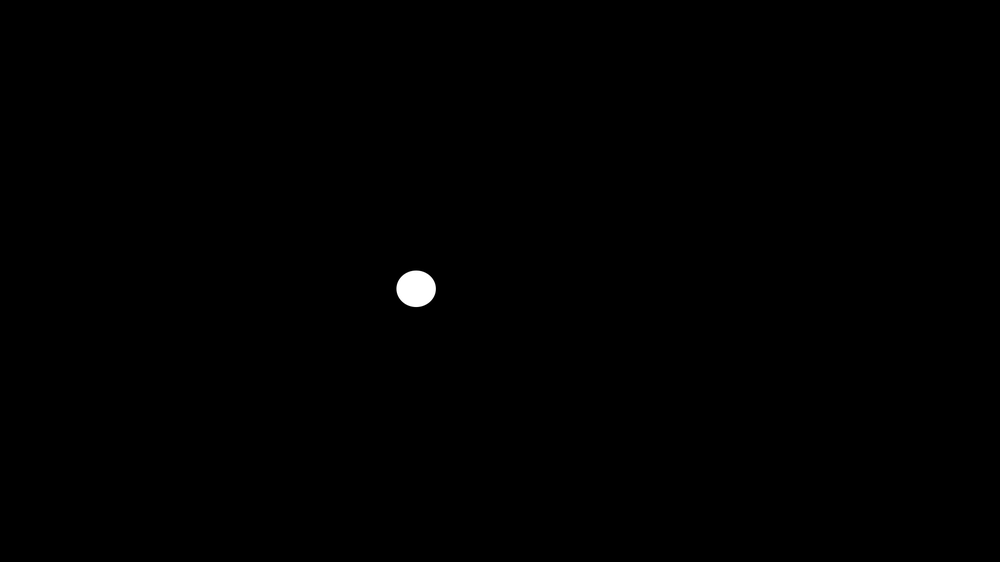
#> input picture demo_analyses/AOI_example/AOIs/im1.jpeg/eye.png, 1000 x 562 px, shrunk from 1920 x 1080 before the run; its folder holds only this picture in this run
$ python map_fixations_to_aois.py
#> lines starting #> are read from the running program, lines starting #| are printed output that depends on the picture; after the words box and inside, x2 and y2 are one past the last pixel; in counts of white or black regions, pixels touching at a corner belong together
#> (reads demo_analyses/AOI_example/allfixations.txt from the repository)
# -*- coding: utf-8 -*-
"""
Created on Mon Sep  5 11:06:43 2022

@author: Marcus

Rewritten to process one trial (stimulus) at a time:
- the AOI images of a trial are read from disk exactly once,
- all fixations of all participants on that trial are then mapped to these
  AOIs in one vectorized lookup,
- only the AOIs of one trial (per worker) are kept in memory.
Optionally, several trials are processed in parallel (N_WORKERS).
"""

import os
import re
import time
from pathlib import Path
from concurrent.futures import ProcessPoolExecutor

import numpy as np
import pandas as pd
from PIL import Image

# File with fixations generated with the I2MC
FIXATION_FILE = 'allfixations.txt'

# Folder with one subfolder per stimulus, containing the AOI images (png)
AOI_FOLDER = 'AOIs'

OUTPUT_FILE = 'fixation_aoi_hits.csv'

# Number of trials processed in parallel. None = use all CPU threads
# (os.cpu_count()). Set to a number to override, e.g. 16; 1 = no parallel
# processing. Memory use is roughly N_WORKERS x (AOIs of one trial).
# Note: when running from Spyder/Jupyter on Windows, parallel processing may
# not work; then set N_WORKERS = 1 or run the script from a terminal
# (python map_fixations_to_aois.py).
N_WORKERS = None

# Which pixels belong to an AOI. None = only pixels with the maximum value of
# the image (pure white), as in the original script. Set to a number from 0 to
# 255 to count every pixel brighter than this value as AOI, e.g. 127 to include
# grey anti-aliased edge pixels. For 16-bit images the value is scaled.
AOI_THRESHOLD = None

# Cumulative plots: for each trial, the percentage of participants who have
# fixated each AOI at least once, as a function of time since trial start
# (based on the 'startT' column of the fixation file). One png per trial.
PLOT_CUMULATIVE = True
CUMULATIVE_FOLDER = 'cumulative_plots'

# File format and resolution of the plots. 'png' uses PLOT_DPI; 'svg' and
# 'pdf' are vector formats that stay sharp at any size.
PLOT_FORMAT = 'png'
PLOT_DPI = 300

# Length of the time axis of the cumulative plots, in seconds.
# None: per trial up to the end of the last fixation of any participant on
#       that trial, so all data are shown.
# A number, e.g. 10: the same axis (0-10 s) for all plots, so plots of
#       different trials can be compared. First fixations after this time are
#       not shown; the lines end at this time.
CUMULATIVE_TIME_S = None

# Where the line of an AOI ends:
# 'edge':          if the AOI has a first fixation after the end of the time
#                  axis, the straight line towards it continues to the edge
#                  of the plot (at the interpolated value); otherwise the line
#                  ends at the last first fixation
# 'last_fixation': the line always ends at the last first fixation within
#                  the time axis
CUMULATIVE_CUT = 'edge'

# Number of fixations on an AOI before a participant counts as "has fixated
# the AOI" in the cumulative plots. 1 (default): at the first fixation on the
# AOI. 2: only at the second fixation on that AOI, etc. Every fixation that
# hits the AOI counts, also consecutive fixations within the AOI.
CUMULATIVE_MIN_FIXATIONS = 1

# Time to first fixation per participant, trial and AOI (used for the plots)
FIRST_FIXATION_FILE = 'aoi_first_fixation.csv'

# The lines are black; the AOIs differ by marker colour (fixed order). With
# more than 8 AOIs in a trial the colours repeat with another marker shape,
# so each AOI stays unique.
AOI_COLORS = ['#2a78d6', '#eb6834', '#1baf7a', '#eda100',
              '#e87ba4', '#008300', '#6250d6', '#e34948']
AOI_MARKERS = ['o', 's', '^', 'D', 'v']


def natural_key(text):
    """Sort key that orders numbers by value: aoi2 before aoi10.

    aoi1, aoi2, aoi10 and aoi01, aoi02, aoi10 are both sorted correctly;
    text is compared case-insensitively.
    """
    parts = re.split(r'(\d+)', text.lower())
    key = tuple((0, int(p), '') if p.isdigit() else (1, 0, p) for p in parts if p)
    return key, text


def find_aoi_files(aoi_folder):
    """Return dict trial_name -> list of AOI image paths in natural order."""
    aoi_files = {}
    for p in aoi_folder.rglob('*'):
        if p.is_file() and p.suffix.lower() == '.png':
            aoi_files.setdefault(p.parent.name, []).append(p)
    for paths in aoi_files.values():
        paths.sort(key=lambda p: natural_key(p.stem))
    return aoi_files


def read_aoi_mask(path, threshold=None):
    """Read a binary AOI image and return a boolean mask (True = inside AOI)."""
    with Image.open(path) as img:
#> img is the input picture: PIL image 1000x562 L; min 0, max 255, mean 0.5
        if img.mode == 'P':
            img = img.convert('RGBA')
        im = np.asarray(img)

    # If an RGB image, use only R-band.
    if im.ndim > 2:
        im = im[:, :, 0]

    if im.max() == im.min():
        print(f'Warning: {path} contains only one colour, AOI ignored')
        return np.zeros(im.shape, dtype=bool)

    if threshold is None:
        return im == im.max()

    # Express the threshold on the 0-255 scale of an 8-bit image
    if im.dtype == bool:
        return im.copy()
    if np.issubdtype(im.dtype, np.integer):
        scale = np.iinfo(im.dtype).max / 255
    else:
        scale = 1 / 255
    return im > threshold * scale


def map_trial(aoi_paths, x, y, threshold=None):
    """Map all fixations of one trial to its AOIs.

    Returns (hit_fixations, hit_aois, n_outside): for each hit the index of the
    fixation (into x/y) and the AOI name, plus the number of fixations outside
    the image.
    """
    # Same pixel convention as before: pixel (row, col) = (int(y), int(x))
    col = np.floor(np.asarray(x, dtype=float))
    row = np.floor(np.asarray(y, dtype=float))

    hit_fixations = []
    hit_aois = []
    outside = np.ones(len(col), dtype=bool)
    for path in aoi_paths:
        mask = read_aoi_mask(path, threshold)
        height, width = mask.shape

        # NaN coordinates compare as False, so they count as outside
        inside = (col >= 0) & (col < width) & (row >= 0) & (row < height)
        outside &= ~inside

        idx = np.flatnonzero(inside)
        hits = idx[mask[row[idx].astype(np.intp), col[idx].astype(np.intp)]]
#> hits = empty array

        hit_fixations.append(hits)
        hit_aois.extend([path.stem] * len(hits))

    return np.concatenate(hit_fixations), hit_aois, int(outside.sum())


def first_fixations(out, df, n=1):
    """Return the first fixation of each participant on each AOI of a trial.

    out: the AOI hits (output of the mapping, one row per hit, index = row in df)
    df:  the fixations, with the column 'startT' (ms since trial start)
    n:   if larger than 1, also add the number and start time of the n-th
         fixation on the AOI (NaN if the participant fixated the AOI less
         than n times)
    """
    hits = out[out['AOI_name'] != 'WS'].copy()
    hits['startT'] = df.loc[hits.index, 'startT'].to_numpy()
    hits = hits.sort_values('startT', kind='stable')
    keys = ['participant', 'trial', 'AOI_name']
    rank = hits.groupby(keys, sort=False).cumcount() + 1

    first = hits[rank == 1].rename(columns={
        'startT': 'time_to_first_fixation',
        'fixation_number': 'first_fixation_number'})
    first = first[keys + ['first_fixation_number', 'time_to_first_fixation']]
    if n > 1:
        nth = hits[rank == n].rename(columns={
            'startT': f'time_to_fixation_{n}',
            'fixation_number': f'fixation_{n}_number'})
        nth = nth[keys + [f'fixation_{n}_number', f'time_to_fixation_{n}']]
        first = first.merge(nth, on=keys, how='left')
        first[f'fixation_{n}_number'] = first[f'fixation_{n}_number'].astype('Int64')

    first = first.sort_values('time_to_first_fixation', kind='stable')
    order = first['AOI_name'].map(natural_key)
    first = first.iloc[sorted(range(len(first)),
                              key=lambda i: (first['trial'].iat[i], order.iat[i]))]
    return first.reset_index(drop=True)


def plot_cumulative(trial, aoi_names, first_times, n_participants, t_end, out_path,
                    cut='edge', min_fixations=1):
    """Plot the percentage of participants that has fixated each AOI over time.

    trial:          trial (stimulus) name, used as title
    aoi_names:      all AOIs of this trial (AOIs never fixated stay at 0 %)
    first_times:    dict AOI name -> times (ms) of the first fixation (or the
                    min_fixations-th fixation) on that
                    AOI, one value per participant who fixated it
    n_participants: number of participants with fixations on this trial
    t_end:          end of the time axis (ms), e.g. end of the last fixation;
                    first fixations after t_end are not shown
    cut:            'edge' or 'last_fixation', see CUMULATIVE_CUT
    min_fixations:  only used in the labels, see CUMULATIVE_MIN_FIXATIONS
    """
    import matplotlib
    matplotlib.use('Agg')
    import matplotlib.pyplot as plt

    from matplotlib.lines import Line2D

    t_end_s = t_end / 1000
    fig, ax = plt.subplots(figsize=(10, 6))
    handles = []

    for i, aoi in enumerate(aoi_names):
        color = AOI_COLORS[i % len(AOI_COLORS)]
        marker = AOI_MARKERS[(i // len(AOI_COLORS)) % len(AOI_MARKERS)]
        t = np.sort(np.asarray(first_times.get(aoi, []), dtype=float)) / 1000
        pct = 100 * np.arange(1, len(t) + 1) / n_participants
        # Cut the curve at the end of the time axis; the straight line to a
        # first fixation after t_end ends at the interpolated value at t_end
        y_end = np.interp(t_end_s, np.concatenate([[0], t]),
                          np.concatenate([[0], pct]))
        shown = t <= t_end_s
        later = not shown.all()
        t, pct = t[shown], pct[shown]

        # Start at 0 % at trial start and connect the first fixations of the
        # participants with straight lines (an estimate of the underlying
        # cumulative curve). The line ends at the last first fixation, or with
        # cut='edge' continues to the edge if a later first fixation follows.
        if later and cut == 'edge':
            x = np.concatenate([[0], t, [t_end_s]])
            y = np.concatenate([[0], pct, [y_end]])
        else:
            x = np.concatenate([[0], t])
            y = np.concatenate([[0], pct])
        n_total = len(first_times.get(aoi, []))
        times_text = '' if min_fixations == 1 else f' {min_fixations}x'
        if n_total == 0:
            label = f'{aoi} (not fixated{times_text})'
        elif len(t) == 0:
            label = f'{aoi} (not fixated{times_text} within {t_end_s:g} s)'
        else:
            label = aoi
        ax.plot(x, y, color='black', linewidth=0.8, zorder=2, clip_on=False)
        marker_style = dict(marker=marker, markersize=6, markerfacecolor=color,
                            markeredgecolor='black', markeredgewidth=0.6)
        ax.plot(t, pct, linestyle='none', zorder=3, clip_on=False, **marker_style)
        handles.append(Line2D([], [], color='black', linewidth=0.8,
                              label=label, **marker_style))

    ax.set_xlim(0, t_end_s)
    ax.set_ylim(0, 100)
    ax.set_xlabel('Time since trial start (s)')
    if min_fixations == 1:
        ax.set_ylabel('Participants who fixated the AOI (%)')
        title = f'{trial}: participants who have fixated each AOI'
    else:
        ax.set_ylabel(f'Participants with {min_fixations} or more fixations on the AOI (%)')
        title = f'{trial}: participants with {min_fixations} or more fixations on each AOI'
    ax.set_title(f'{title} (n = {n_participants})',
                 pad=12)
    ax.grid(True, color='#d9d9d9', linewidth=0.6, linestyle=':')
    ax.set_axisbelow(True)
    for side in ('top', 'right'):
        ax.spines[side].set_visible(False)
    ax.legend(handles=handles, title='AOI', loc='center left', bbox_to_anchor=(1.01, 0.5),
              frameon=False)

    fig.tight_layout()
    fig.savefig(out_path, dpi=PLOT_DPI)
    plt.close(fig)
    return out_path


def main():
    start_time = time.perf_counter()

    df_fixations = pd.read_csv(FIXATION_FILE, sep='\t')
    aoi_files = find_aoi_files(Path.cwd() / AOI_FOLDER)

    # Only fixations on trials that have AOIs
    df = df_fixations[df_fixations['trial'].isin(aoi_files)].reset_index(drop=True)
    df['fixation_number'] = df.groupby(['participant', 'trial'], sort=False).cumcount() + 1

    trial_rows = df.groupby('trial', sort=False).indices
    trials = list(trial_rows)
    xpos = df['xpos'].to_numpy()
    ypos = df['ypos'].to_numpy()
    args = ([aoi_files[t] for t in trials],
            [xpos[trial_rows[t]] for t in trials],
            [ypos[trial_rows[t]] for t in trials],
            [AOI_THRESHOLD] * len(trials))

    n_workers = N_WORKERS if N_WORKERS is not None else (os.cpu_count() or 1)
    n_workers = max(1, min(n_workers, len(trials)))
    print(f'Processing {len(trials)} trials with {n_workers} worker(s)')
    if AOI_THRESHOLD is None:
        print('AOI pixels: maximum value only (pure white)')
    else:
        print(f'AOI pixels: value > {AOI_THRESHOLD}')

    if n_workers > 1:
        executor = ProcessPoolExecutor(max_workers=n_workers)
        results = executor.map(map_trial, *args, chunksize=4)
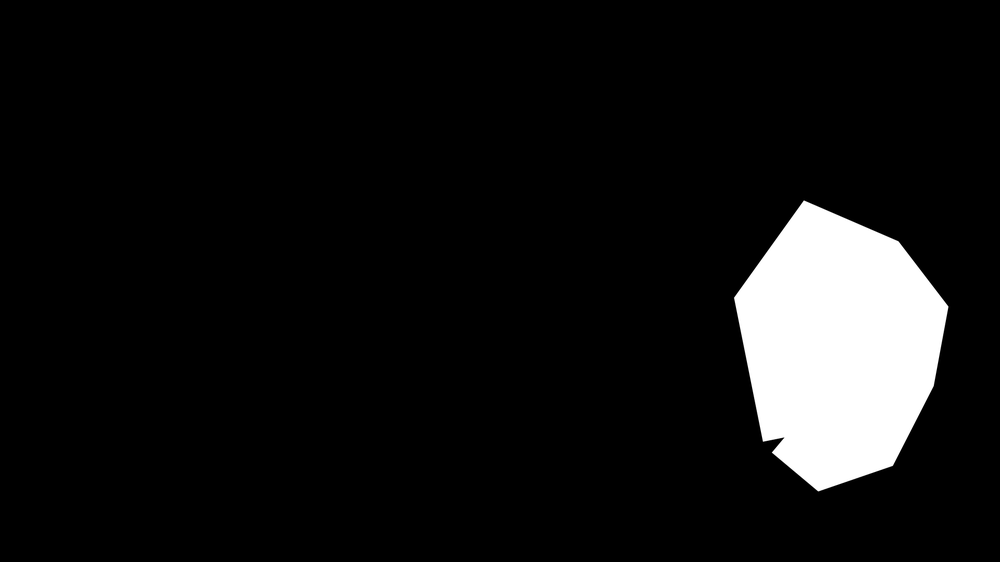
#> input picture demo_analyses/AOI_example/AOIs/im2.jpeg/bush.png, 1000 x 562 px, shrunk from 1920 x 1080 before the run
#> in read_aoi_mask, img is the input picture: PIL image 1000x562 L; min 0, max 255, mean 19.4
#> in read_aoi_mask (call 2), `return im == im.max()`:
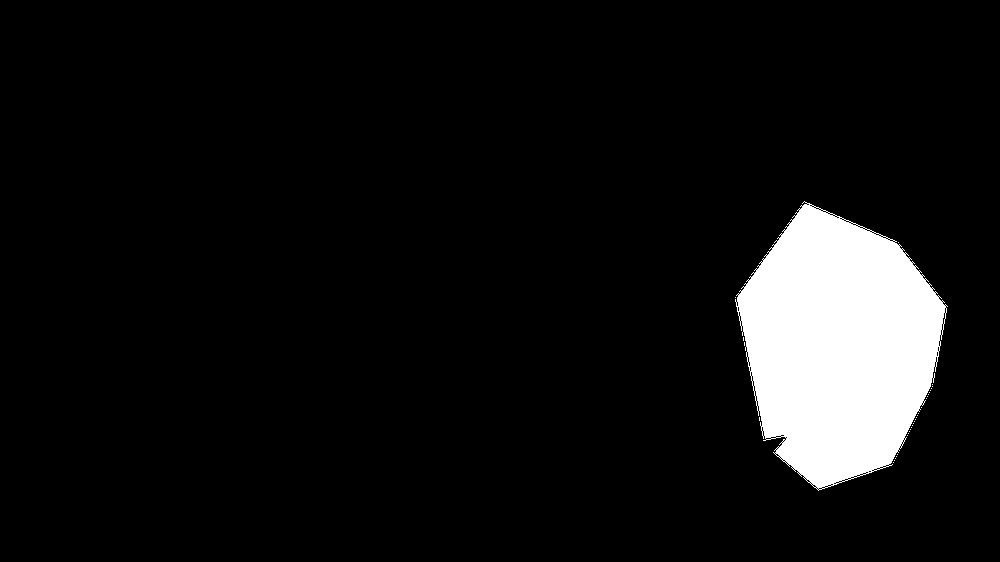
#> returned value: shape (562, 1000) bool; 7.4% white; 32 white regions (31 under 20 px), largest, box (x1, y1, x2, y2) and area: (735, 201, 948, 491) 41328
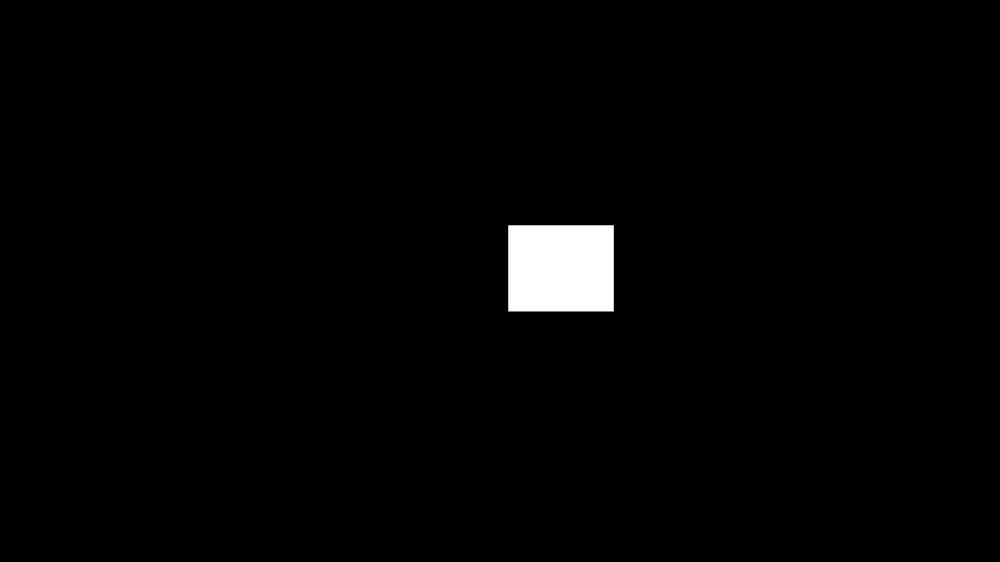
#> input picture demo_analyses/AOI_example/AOIs/im3.jpeg/house.png, 1000 x 562 px, shrunk from 1920 x 1080 before the run
#> in read_aoi_mask, img is the input picture: PIL image 1000x562 L; min 0, max 255, mean 4.1
#> in read_aoi_mask (call 3), `return im == im.max()`:
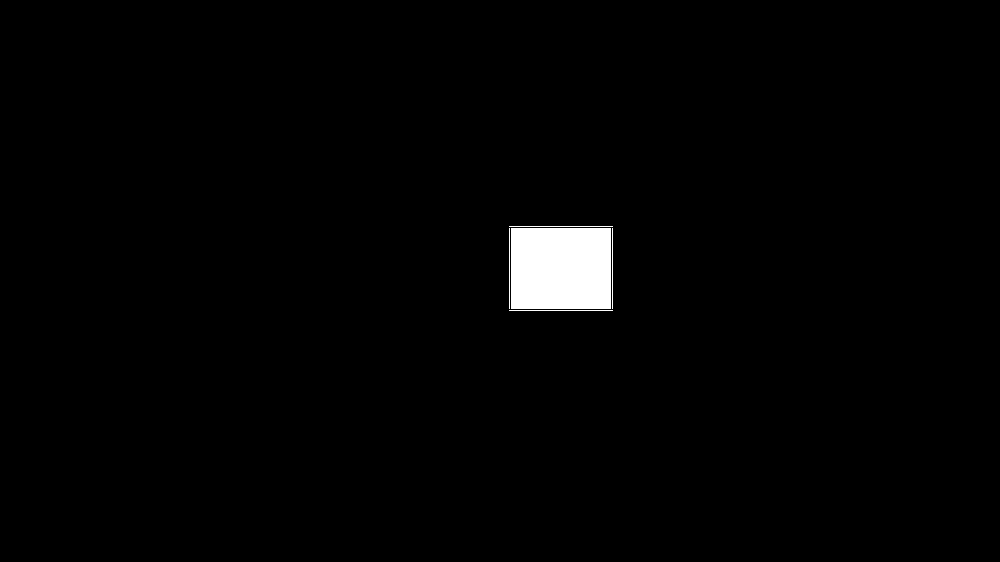
#> returned value: shape (562, 1000) bool; 1.5% white; 5 white regions, box (x1, y1, x2, y2) and area: (511, 228, 611, 309) 8100, (509, 226, 613, 227) 104, (509, 310, 613, 311) 104, (509, 228, 510, 309) 81, (612, 228, 613, 309) 81
    else:
        executor = None
        results = map(map_trial, *args)

    hit_rows = []
    hit_aois = []
    n_outside = 0
    for i, (trial, (fix_idx, aoi_names, n_out)) in enumerate(zip(trials, results)):
        print(f'{i + 1}/{len(trials)} {trial}')
        hit_rows.append(trial_rows[trial][fix_idx])
        hit_aois.extend(aoi_names)
        n_outside += n_out
#> this loop made 3 passes
#> (trial, n_out, n_outside) on passes 1 to 3: ('im1.jpeg', 8, 8), ('im2.jpeg', 9, 17), ('im3.jpeg', 11, 28)
#> (printed output is left out)
#> after the loop, hit_aois = []; hit_rows = [empty array, empty array, empty array]; n_outside = 28

    if n_outside:
        print(f'{n_outside} fixations outside of screen. Counted as WS')
#| 28 fixations outside of screen. Counted as WS

    # Fixations that hit no AOI are WS (white space)
    hit_rows = np.concatenate(hit_rows) if hit_rows else np.array([], dtype=np.intp)
#> hit_rows = empty array
    ws_rows = np.setdiff1d(np.arange(len(df)), hit_rows)
#> ws_rows = 52 values from 0 to 51

    aoi_per_row = pd.DataFrame({
        'row': np.concatenate([hit_rows, ws_rows]),
        'AOI_name': hit_aois + ['WS'] * len(ws_rows),
    })
#> aoi_per_row = table of 52 rows and 2 columns
    # Keep the original fixation order (stable sort keeps AOI order within a fixation)
    aoi_per_row = aoi_per_row.sort_values('row', kind='stable')

    out = df.loc[aoi_per_row['row'], ['participant', 'trial', 'fixation_number',
                                      'xpos', 'ypos', 'dur']]
#> out = table of 52 rows and 6 columns
    out['AOI_name'] = aoi_per_row['AOI_name'].to_numpy()

    # Save AOI data as csv
    out.to_csv(OUTPUT_FILE, index=False)
    print(f'Saved {len(out)} rows to {OUTPUT_FILE}')
#| Saved 52 rows to fixation_aoi_hits.csv

    if PLOT_CUMULATIVE:
        if 'startT' not in df.columns:
            print("Warning: no column 'startT' in the fixation file, "
                  'no time to first fixation and no cumulative plots')
        else:
            n_min = int(CUMULATIVE_MIN_FIXATIONS)
            if n_min < 1:
                raise ValueError('CUMULATIVE_MIN_FIXATIONS must be 1 or more')
            first = first_fixations(out, df, n_min)
#> first = table of 0 rows and 5 columns
            first.to_csv(FIRST_FIXATION_FILE, index=False)
            print(f'Saved {len(first)} rows to {FIRST_FIXATION_FILE}')
#| Saved 0 rows to aoi_first_fixation.csv

            folder = Path(CUMULATIVE_FOLDER)
            folder.mkdir(parents=True, exist_ok=True)
            n_per_trial = df.groupby('trial')['participant'].nunique()
            end_col = 'endT' if 'endT' in df.columns else 'startT'
            if CUMULATIVE_TIME_S is None:
                t_end = df.groupby('trial')[end_col].max()
            else:
                t_end = pd.Series(1000.0 * CUMULATIVE_TIME_S, index=trials)
            time_col = ('time_to_first_fixation' if n_min == 1
                        else f'time_to_fixation_{n_min}')
            times = {key: g[time_col].dropna().to_numpy()
                     for key, g in first.groupby(['trial', 'AOI_name'])}
#> times = 0 items

            if CUMULATIVE_CUT not in ('edge', 'last_fixation'):
                raise ValueError("CUMULATIVE_CUT must be 'edge' or 'last_fixation', "
                                 f'not {CUMULATIVE_CUT!r}')
            plot_args = ([], [], [], [], [], [], [], [])
            for t in trials:
                names = [p.stem for p in aoi_files[t]]
                for lst, value in zip(plot_args, (
                        t, names,
                        {a: times.get((t, a), []) for a in names},
                        int(n_per_trial[t]), float(t_end[t]),
                        folder / f'cumulative_{Path(t).stem}.{PLOT_FORMAT}',
                        CUMULATIVE_CUT, n_min)):
                    lst.append(value)

            if executor is not None:
                paths = executor.map(plot_cumulative, *plot_args, chunksize=4)
#> in plot_cumulative, `fig.savefig(out_path, dpi=PLOT_DPI)`:
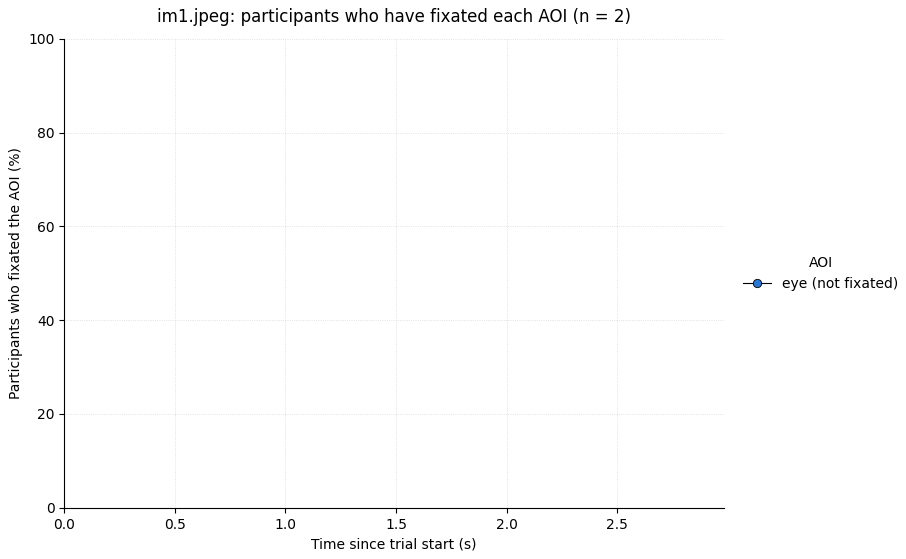
#> figure drawn by matplotlib, 1 panel
            else:
                paths = map(plot_cumulative, *plot_args)
            for i, path in enumerate(paths):
                print(f'{i + 1}/{len(trials)} saved {path}')

    if executor is not None:
        executor.shutdown()

    elapsed = time.perf_counter() - start_time
    minutes, seconds = divmod(elapsed, 60)
    print(f'Total time: {int(minutes)} min {seconds:.1f} s')


if __name__ == '__main__':
    main()
